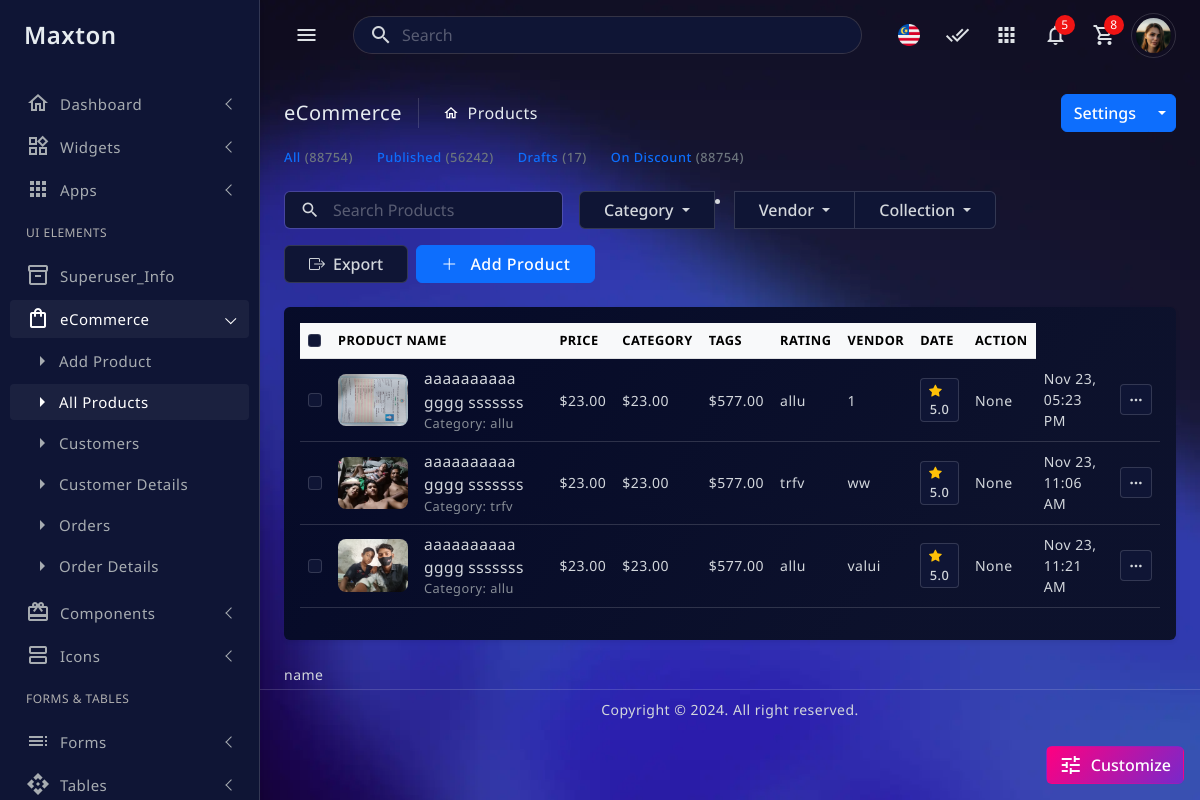
Before: /management/all_product/ with the older database file.
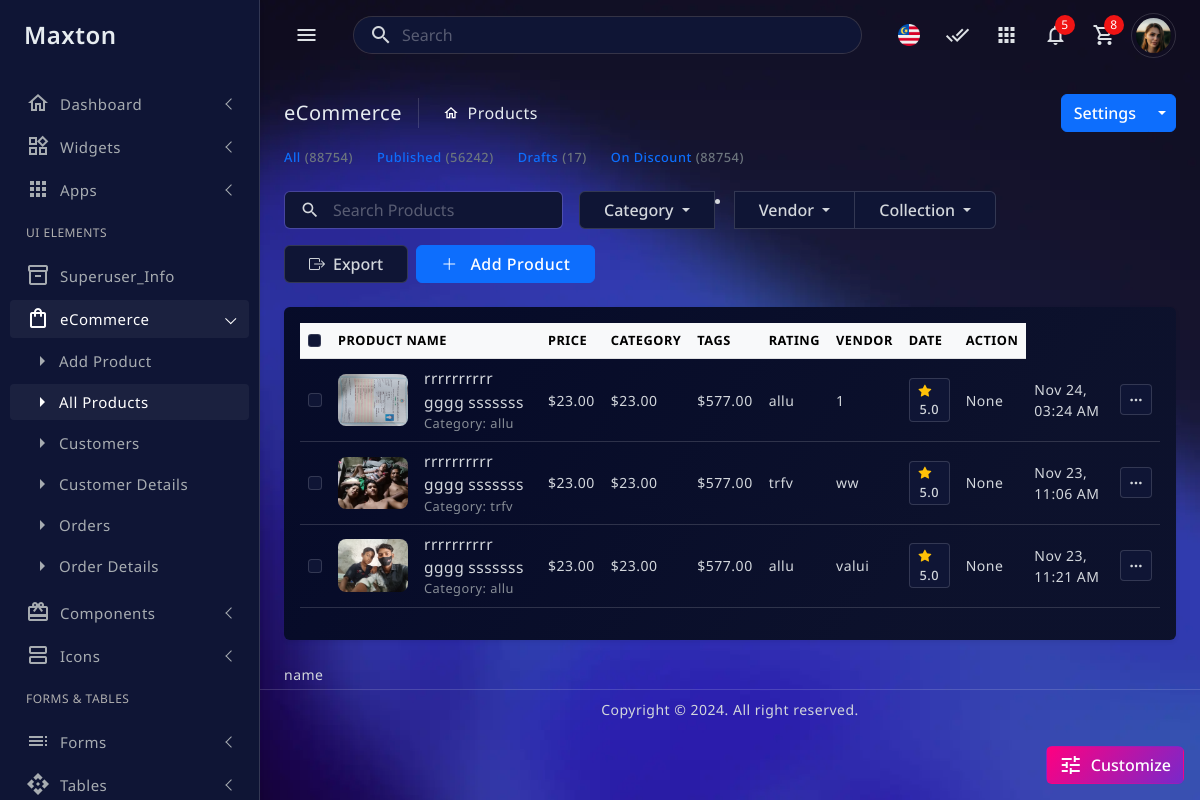
After: the same page with the newer database file.
### management/models.py (models this page shows, shortened)
class Product(models.Model):
    category = models.ForeignKey(Category, on_delete=models.CASCADE, related_name='products', default=1)
    brand = models.ForeignKey(Brand, on_delete=models.CASCADE, related_name='products')
    title = models.CharField(max_length=255, null=True, blank=True)
    description = models.TextField(null=True, blank=True)
    vendor = models.ForeignKey(Vendor, on_delete=models.SET_NULL, null=True, blank=True, related_name='products')
    price = models.DecimalField(max_digits=10, decimal_places=2)
    sale_price = models.DecimalField(max_digits=10, decimal_places=2)
    regular_price = models.DecimalField(max_digits=10, decimal_places=2, null=True, blank=True)
    add_stock = models.PositiveIntegerField(default=0)
    restock_quantity = models.PositiveIntegerField(default=0)
    shipping_fee = models.DecimalField(max_digits=6, decimal_places=2, default=0.00)
    global_delivery = models.BooleanField(default=False)
    selected_countries = models.ManyToManyField('Country', blank=True, related_name='products_in_country')
    category = models.ForeignKey(Category, on_delete=models.CASCADE, related_name='products')
    tags = models.CharField(max_length=100, unique=True)
    collections = models.ManyToManyField(Collection, related_name='products', blank=True)
    updated = models.DateTimeField(auto_now=True)
    images = models.ImageField(upload_to='product_images/')
    attributes = models.JSONField(null=True, blank=True, help_text="Product's extra attributes like size, color, etc.")
    shipping_method = models.CharField(max_length=50, choices=[('seller', 'Fulfilled by Seller'), ('admin', 'Fulfilled by Admin')], default='admin')
    is_fragile = models.BooleanField(default=False)
    is_biodegradable = models.BooleanField(default=False)
    is_frozen = models.CharField(max_length=255, null=True, blank=True)
    max_temperature = models.DecimalField(max_digits=5, decimal_places=2, null=True, blank=True)
    expiry_date =  models.DateTimeField(null=True, blank=True)
    product_id_type = models.CharField(max_length=20, choices=[('ISBN', 'ISBN'), ('UPC', 'UPC'), ('EAN', 'EAN'), ('JAN', 'JAN')], default='ISBN')
    product_id = models.CharField(max_length=255, null=True, blank=True)
    sku = models.CharField(max_length=100, unique=True)
    color = models.CharField(max_length=100, null=True, blank=True)
    size = models.CharField(max_length=50, null=True, blank=True)

class Category(models.Model):
    name = models.CharField(max_length=255)
    def __str__(self):
        return self.name

### management/views.py (the view)
# urls.py: path('all_product/',all_product,name='all_product'),
def all_product(request):
    products = Product.objects.all()
    return render(request, 'management/all_product.html', {'products': products})

### management/templates/management/all_product.html (shortened to what the changed rows need)
{% extends 'management/base.html' %}
{% load static %}
{% block content %}
  <main class="main-wrapper">
    <div class="main-content">
      <div class="card mt-4">
        <div class="card-body">
          <div class="product-table">
            <div class="table-responsive white-space-nowrap">
              <table class="table align-middle">
                <thead class="table-light">
                    <tr>
                        <th><input class="form-check-input" type="checkbox"></th>
                        <th>Product Name</th>
                        <th>Price</th>
                        <th>Category</th>
                        <th>Tags</th>
                        <th>Rating</th>
                        <th>Vendor</th>
                        <th>Date</th>
                        <th>Action</th>
                    </tr>
                </thead>
                <tbody>
                    {% for product in products %}
                    <tr>
                        <td><input class="form-check-input" type="checkbox"></td>
                        <td>
                            <div class="d-flex align-items-center gap-3">
                                <div class="product-box">
                                    {% if product.images %}
                                    <img src="{{ product.images.url }}" width="70" class="rounded-3" alt="{{ product.title }}">
                                    {% else %}
                                    <img src="{% static 'assets/images/default.png' %}" width="70" class="rounded-3" alt="Default Image">
                                    {% endif %}
                                </div>
                                <div class="product-info">
                                  {% for product in products %}
                                    <a href="#" class="product-title">{{ product.title }}</a>
                                    {% endfor %}
                                    <p class="mb-0 product-category">Category: {{ product.category }}</p>
                                </div>
                            </div>
                        </td>
                        {% for product in products %}
                        <td>${{ product.price }}</td>
                        {% endfor %}
                        <td>{{ product.category }}</td>
                        <td>{{ product.tags }}</td>
                        <td>
                            <div class="product-rating">
                                <i class="bi bi-star-fill text-warning me-2"></i><span>5.0</span>
                            </div>
                        </td>
                        <td>{{ product.vendor }}</td>
                        <td>{{ product.updated|date:"M d, h:i A" }}</td>
                        <td>
                            <div class="dropdown">
                                <button class="btn btn-sm btn-filter dropdown-toggle dropdown-toggle-nocaret" type="button" data-bs-toggle="dropdown">
                                    <i class="bi bi-three-dots"></i>
                                </button>
                            </div>
                        </td>
                    </tr>
                    {% endfor %}
                </tbody>
            </table>
            </div>
          </div>
        </div>
      </div>
    </div>
  </main>
  {% endblock %}

Changed rows visible on the page:
changed Product: title "aaaaaaaaaa" → "rrrrrrrrrr"; updated "Nov 23, 05:23 PM" → "Nov 24, 03:24 AM"
